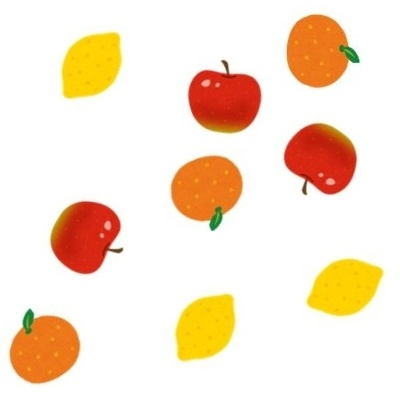
#> input picture test/input1/input_0.jpg, 400 x 400 px; its folder holds 4 pictures in this run
$ python input_mask.py
#> lines starting #> are read from the running program, lines starting #| are printed output that depends on the picture; after the words box and inside, x2 and y2 are one past the last pixel; in counts of white or black regions, pixels touching at a corner belong together; pictures that were not available may be replaced by others from this repository, and a replacement may not be noted
# 入力画像に異なる背景画像にする
import cv2
import numpy as np

number = 20
for i in range(number):
    # 画像の読み込み
    image = cv2.imread(f'test/input1/input_{i}.jpg')
#> image is the input picture: shape (400, 400, 3); mean B, G, R 207.2, 228, 248.5
    back_img = cv2.imread('image/back.jpg')
    back_img = cv2.resize(back_img, (400,400))

    # 白色の部分をマスクして
    gray_img = cv2.cvtColor(image, cv2.COLOR_BGR2GRAY)
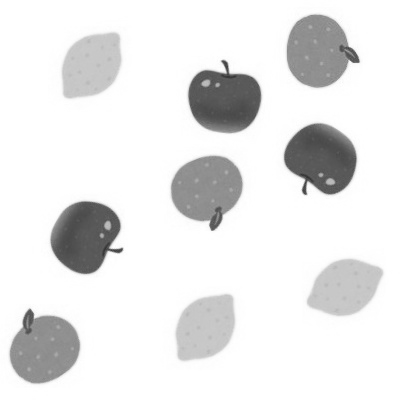
#> gray_img: shape (400, 400); min 51, max 255, mean 231.7
    thre, mask = cv2.threshold(gray_img, 245, 255, cv2.THRESH_BINARY)
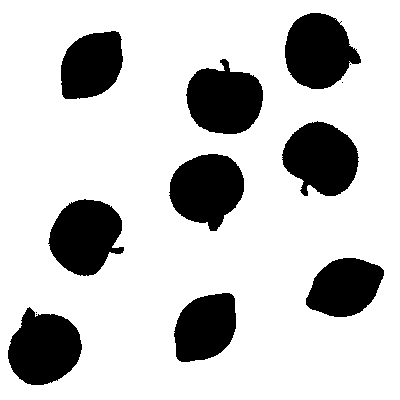
#> mask: shape (400, 400); 78.2% white; 13 black regions (4 under 20 px), largest, box (x1, y1, x2, y2) and area: (282, 121, 359, 196) 4164, (48, 199, 124, 276) 4163, (186, 59, 263, 134) 4162

    # マスク画像の反転
    mask_inv = cv2.bitwise_not(mask)

    # 画像と背景を合成
    result = cv2.bitwise_and(image, image, mask=mask_inv)
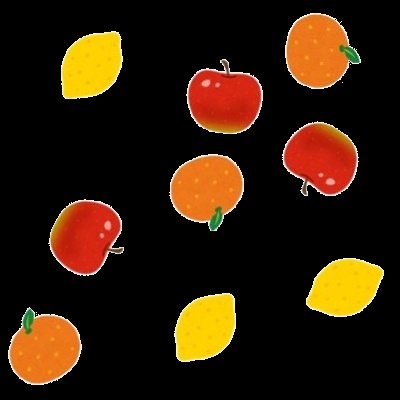
#> result: shape (400, 400, 3); mean B, G, R 8.8, 28.8, 49.4
    back_portion = cv2.bitwise_and(back_img, back_img, mask=mask)
    final_img = cv2.add(result, back_portion)

    # cv2.imshow('output', final_img)
    # cv2.waitKey(0)
    # cv2.destroyAllWindows()
    cv2.imwrite(f'test/input_back1/input_{i}.jpg', final_img)
#> pass 2 of the loop `for i in range(number):`:
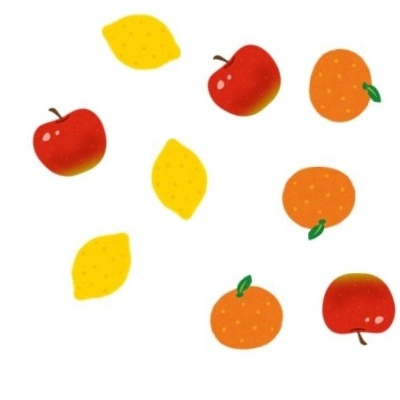
#> input picture test/input1/input_1.jpg, 400 x 400 px
#> image is the input picture: shape (400, 400, 3); mean B, G, R 207.2, 228, 248.5
#> `thre, mask = cv2.threshold(gray_img, 245, 255, cv2.THRESH_BINARY)`:
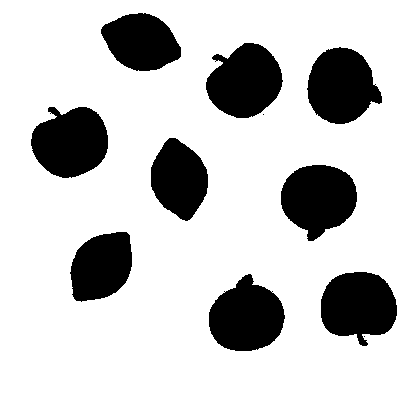
#> mask: shape (400, 400); 78.2% white; 11 black regions (2 under 20 px), largest, box (x1, y1, x2, y2) and area: (206, 43, 283, 118) 4170, (321, 272, 397, 346) 4162, (31, 107, 108, 178) 4156
#> `final_img = cv2.add(result, back_portion)`:
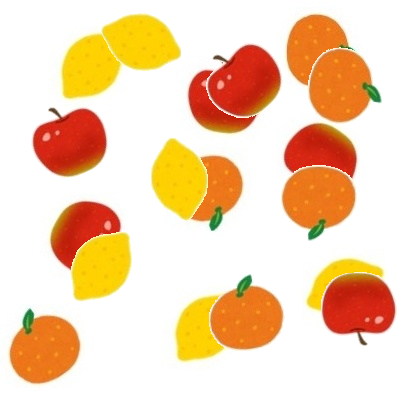
#> final_img: shape (400, 400, 3); mean B, G, R 176, 210.3, 244.3
#> (the run stopped early here; a loop or call above may not have finished)
